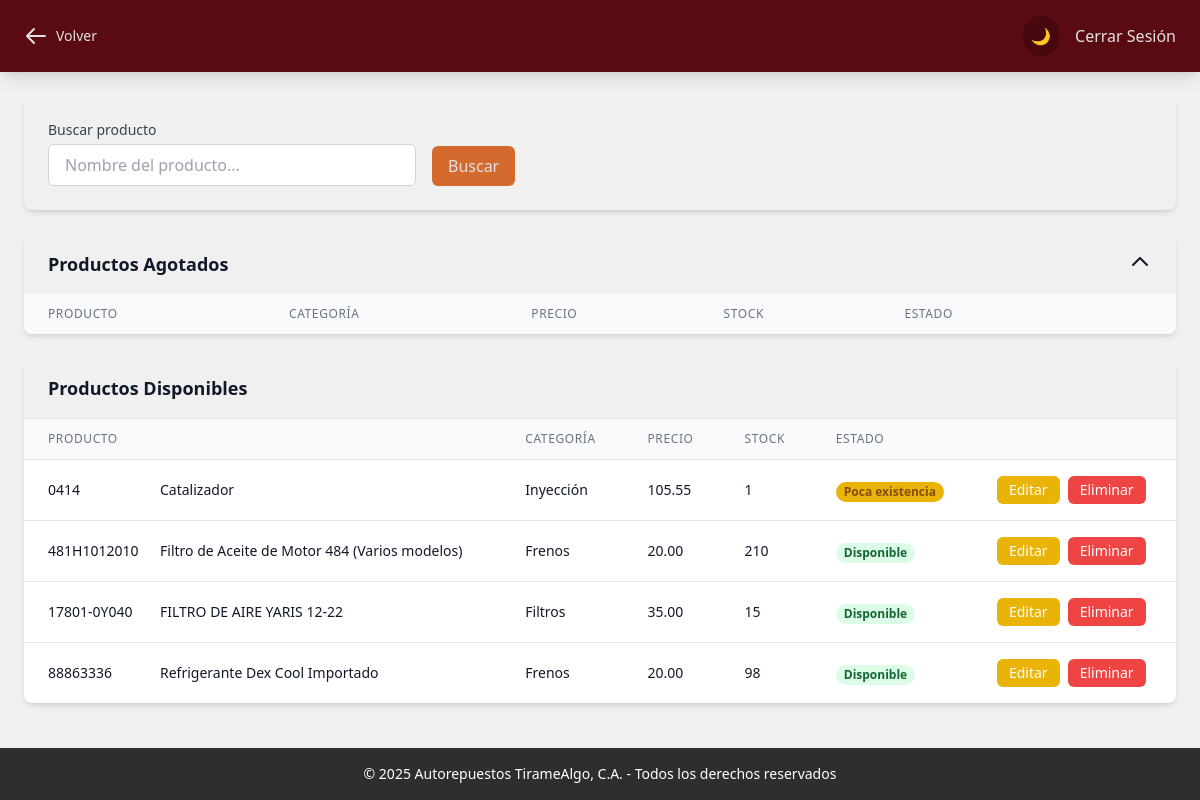
The page /panelAdmin/ver-Producto.php (signed in) on the database as committed earlier.
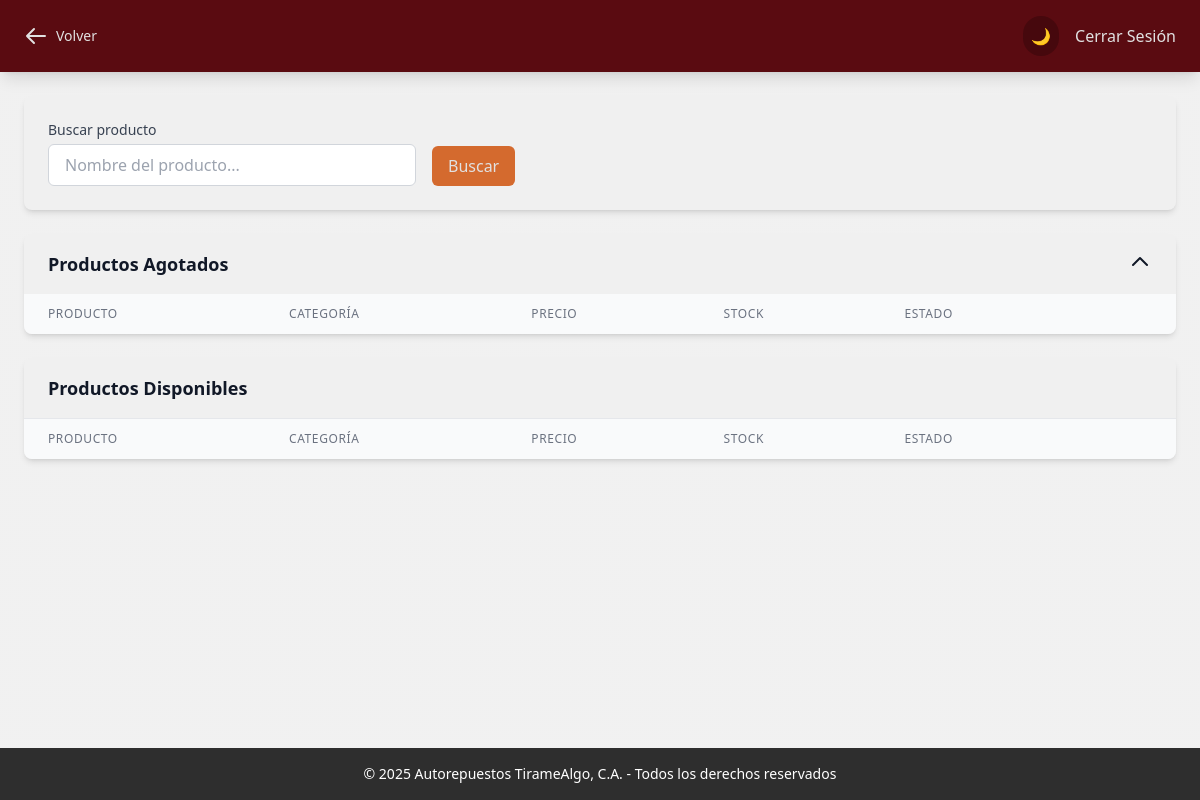
The same page on the database as committed later.
### tables this page shows
CREATE TABLE `productos` (
  `id_producto` int(11) NOT NULL,
  `numero_de_parte` varchar(20) NOT NULL,
  `nombre_producto` varchar(80) NOT NULL,
  `categoria_producto` varchar(20) DEFAULT NULL,
  `marca_producto` varchar(20) DEFAULT NULL,
  `precio_producto` decimal(10,2) DEFAULT NULL,
  `stock_producto` int(11) DEFAULT NULL,
  `descripcion_producto` text DEFAULT NULL,
  `fecha_creacion` date DEFAULT NULL,
  `hora_creacion` time DEFAULT NULL,
  `id_proveedor` int(11) NOT NULL
);

### panelAdmin/ver-Producto.php (the view, shortened to what the changed rows need)
<?php
require("../logica/conexionbdd.php");
if (isset($_GET['search'])) {
    $search_query = $_GET['search'];
    $sql = "SELECT * FROM productos WHERE nombre_producto LIKE '%$search_query%' ORDER BY nombre_producto ASC;";
} else {
    $sql = "SELECT * FROM productos WHERE stock_producto > 0 ORDER BY nombre_producto ASC;";
}
$result = $conn->query($sql);
?>
<!DOCTYPE html>
<html lang="es" class="dark">
<head>
    <script src="https://cdn.tailwindcss.com"></script>
    <script src="../js/tailwind_config.js"></script>
    <link rel="stylesheet" href="../css/global_style.css">
</head>
<body class="bg-pattern transition-colors duration-200">
    <main class="pt-24 px-6 pb-20">
        <div class="bg-custom-silverLight dark:bg-custom-steelDark rounded-lg shadow-md overflow-hidden mb-6">
            <div id="lista-sin-stock">
                <div class="overflow-x-auto">
                    <table class="min-w-full divide-y divide-gray-200 dark:divide-gray-700">
                        <thead class="bg-gray-50 dark:bg-gray-700">
                            <tr>
                                <th class="px-6 py-3 text-left text-xs font-medium text-gray-500 dark:text-gray-300 uppercase tracking-wider">Producto</th>
                                <th class="px-6 py-3 text-left text-xs font-medium text-gray-500 dark:text-gray-300 uppercase tracking-wider">Categoría</th>
                                <th class="px-6 py-3 text-left text-xs font-medium text-gray-500 dark:text-gray-300 uppercase tracking-wider">Precio</th>
                                <th class="px-6 py-3 text-left text-xs font-medium text-gray-500 dark:text-gray-300 uppercase tracking-wider">Stock</th>
                                <th class="px-6 py-3 text-left text-xs font-medium text-gray-500 dark:text-gray-300 uppercase tracking-wider">Estado</th>
                                <th class="px-6 py-3 text-left text-xs font-medium text-gray-500 dark:text-gray-300 uppercase tracking-wider"></th>
                            </tr>
                        </thead>
                    </table>
                </div>
            </div>
        </div>
        <div class="bg-custom-silverLight dark:bg-custom-steelDark rounded-lg shadow-md overflow-hidden" id="lista-productos">
            <div class="px-6 py-4 border-b border-gray-200 dark:border-gray-700">
                <h2 class="text-lg font-semibold text-gray-900 dark:text-white">Productos Disponibles</h2>
            </div>
            <div class="overflow-x-auto">
                <table class="min-w-full divide-y divide-gray-200 dark:divide-gray-700">
                    <thead class="bg-gray-50 dark:bg-gray-700">
                        <tr>
                            <th class="px-6 py-3 text-left text-xs font-medium text-gray-500 dark:text-gray-300 uppercase tracking-wider">Producto</th>
                            <th class="px-6 py-3 text-left text-xs font-medium text-gray-500 dark:text-gray-300 uppercase tracking-wider">Categoría</th>
                            <th class="px-6 py-3 text-left text-xs font-medium text-gray-500 dark:text-gray-300 uppercase tracking-wider">Precio</th>
                            <th class="px-6 py-3 text-left text-xs font-medium text-gray-500 dark:text-gray-300 uppercase tracking-wider">Stock</th>
                            <th class="px-6 py-3 text-left text-xs font-medium text-gray-500 dark:text-gray-300 uppercase tracking-wider">Estado</th>
                            <th class="px-6 py-3 text-left text-xs font-medium text-gray-500 dark:text-gray-300 uppercase tracking-wider"></th>
                        </tr>
                    </thead>
                    <tbody class="bg-white dark:bg-gray-800 divide-y divide-gray-200 dark:divide-gray-700">
                        <?php
                        if ($result->num_rows > 0) {
                            while ($row = $result->fetch_assoc()) {
                        ?>
                        <tr>
                        <a href="../catalogo/producto-detalle.php? echo $row['id_producto']; ?>">
                            <td class="px-6 py-4 whitespace-nowrap" >
                                <div class="flex items-center">
                                    <div class="text-sm font-medium text-gray-900 dark:text-white w-24">
                                    <?php echo $row['numero_de_parte']; ?>
                                    </div>
                                    <div class="ml-4">
                                        <div class="text-sm font-medium text-gray-900 dark:text-white"><?php echo $row['nombre_producto']; ?> </div>
                                    </div>
                                </div>
                            </td>
                            <td class="px-6 py-4 whitespace-nowrap">
                                <div class="text-sm text-gray-900 dark:text-white"><?php echo $row['categoria_producto']; ?></div>
                            </td>
                            <td class="px-6 py-4 whitespace-nowrap">
                                <div class="text-sm text-gray-900 dark:text-white"><?php echo $row['precio_producto']; ?></div>
                            </td>
                            <td class="px-6 py-4 whitespace-nowrap">
                                <div class="text-sm text-gray-900 dark:text-white"><?php echo $row['stock_producto']; ?></div>
                            </td>
                            <td class="px-6 py-4 whitespace-nowrap">
                                <?php
                                if ($row['stock_producto'] > 5 ){
                                    echo '<span class="px-2 inline-flex text-xs leading-5 font-semibold rounded-full bg-green-100 text-green-800 dark:bg-green-900 dark:text-green-200">Disponible</span>';
                                }
                                if ($row['stock_producto'] < 6 ){
                                    echo '<span class="px-2 inline-flex text-xs leading-5 font-semibold rounded-full bg-yellow-500 text-yellow-800 dark:bg-yellow -900 dark:text-yellow-900">Poca existencia</span>';
                                }
                                ?>
                                </td>
                            <td class="px-6 py-4 whitespace-nowrap text-sm font-medium">
                            <div class="flex space-x-2">
                                        <a href="editarProducto.php?numero_de_parte=<?php echo $row['numero_de_parte']; ?>" class="bg-yellow-500 hover:bg-yellow-600 text-white px-3 py-1 rounded-md transition-colors duration-200">
                                            Editar
                                        </a>
                                        <a href="../logica/eliminar-producto.php?id_producto=<?php echo $row['numero_de_parte']; ?>" class="bg-red-500 hover:bg-red-600 text-white px-3 py-1 rounded-md transition-colors duration-200" onclick="openModal(event)">
                                            Eliminar
                                        </a>
                                    </div>
                            </td>
                            </a>
                        </tr>
                        <?php
                            }
                        }
                        ?>
                    </tbody>
                </table>
            </div>
        </div>
    </main>
</body>
</html>

Rows that differ between the two databases and show on the page:
removed productos: numero_de_parte "0414", nombre_producto "Catalizador", categoria_producto "Inyección", precio_producto "105.55", stock_producto "1", shows "Poca existencia"
removed productos: numero_de_parte "481H1012010", nombre_producto "Filtro de Aceite de Motor 484 (Varios modelos)", categoria_producto "Frenos", precio_producto "20.00", stock_producto "210", shows "Disponible"
removed productos: numero_de_parte "17801-0Y040", nombre_producto "FILTRO DE AIRE YARIS 12-22", categoria_producto "Filtros", precio_producto "35.00", stock_producto "15", shows "Disponible"
removed productos: numero_de_parte "88863336", nombre_producto "Refrigerante Dex Cool Importado", categoria_producto "Frenos", precio_producto "20.00", stock_producto "98", shows "Disponible"
